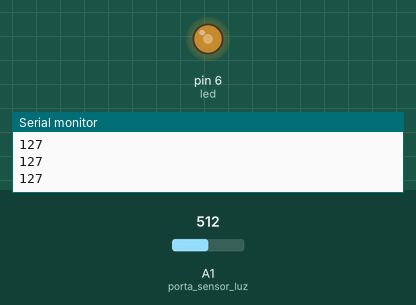
A sketch run on a simulated Arduino Uno, built with avr-gcc and run on an emulated ATmega328P. Shown: output pins drawn as LEDs (lit = HIGH), the last lines printed to the serial monitor. The inputs (shaded band) are chosen by the test bench; at power-on: A1 (porta_sensor_luz) = 512.

Above: at 1.2 s.
1.3 s: A1 (porta_sensor_luz) set to 716
At 2.1 s:
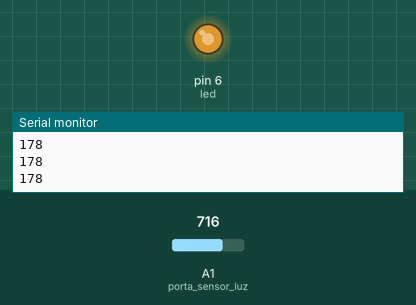
2.9 s: A1 (porta_sensor_luz) set to 900
At 3.5 s:
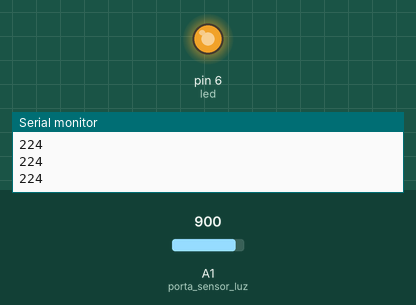
4.5 s: A1 (porta_sensor_luz) set to 122
At 5.0 s:
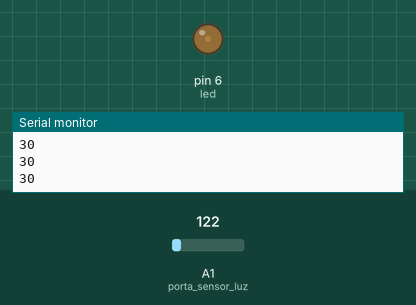
6.1 s: A1 (porta_sensor_luz) set to 0
At 7.4 s:
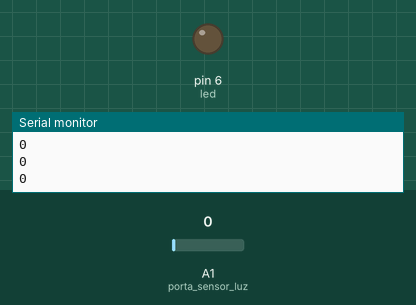
7.7 s: A1 (porta_sensor_luz) set to 511
At 8.9 s:
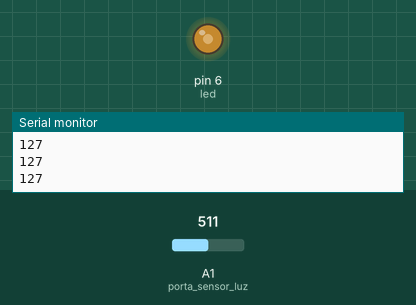
Timing chart, 0 to 10.3 s (numbered marks = the images above; inputs shaded):
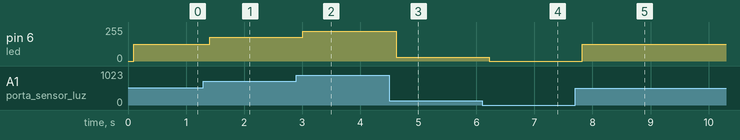

Measured:
- after the input at 1.3 s, pin 6 (led): 127/255 → 178/255 after 0.11 s
- after the input at 2.9 s, pin 6 (led): 178/255 → 224/255 after 0.11 s
- after the input at 4.5 s, pin 6 (led): 224/255 → 30/255 after 0.12 s
- after the input at 6.1 s, pin 6 (led): 30/255 → 0/255 after 0.12 s
- after the input at 7.7 s, pin 6 (led): 0/255 → 127/255 after 0.13 s

The sketch:

luminosidade.ino
```cpp
int porta_sensor_luz = A1;
int retorno_sensor_luz;

int led = 6; //usar o analógico (portas digitais que tem ~)

void setup(){

  pinMode(porta_sensor_luz, INPUT);

  Serial.begin(9600);

}

void loop(){

  retorno_sensor_luz = analogRead(porta_sensor_luz);
  retorno_sensor_luz = map(retorno_sensor_luz, 0, 1023, 0, 255);
  Serial.println(retorno_sensor_luz);

  delay(100);

  analogWrite(led, retorno_sensor_luz);

}
```
